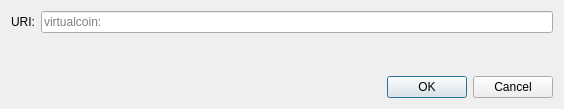
<?xml version="1.0" encoding="UTF-8"?>
<ui version="4.0">
 <class>OpenURIDialog</class>
 <widget class="QDialog" name="OpenURIDialog">
  <property name="geometry">
   <rect>
    <x>0</x>
    <y>0</y>
    <width>564</width>
    <height>109</height>
   </rect>
  </property>
  <property name="windowTitle">
   <string>Open virtualcoin URI</string>
  </property>
  <layout class="QVBoxLayout" name="verticalLayout">
   <item>
    <layout class="QHBoxLayout" name="horizontalLayout">
     <item>
      <widget class="QLabel" name="label">
       <property name="text">
        <string>URI:</string>
       </property>
      </widget>
     </item>
     <item>
      <widget class="QValidatedLineEdit" name="uriEdit">
       <property name="placeholderText">
        <string notr="true">virtualcoin:</string>
       </property>
      </widget>
     </item>
    </layout>
   </item>
   <item>
    <spacer name="verticalSpacer">
     <property name="orientation">
      <enum>Qt::Vertical</enum>
     </property>
     <property name="sizeHint" stdset="0">
      <size>
       <width>20</width>
       <height>40</height>
      </size>
     </property>
    </spacer>
   </item>
   <item>
    <widget class="QDialogButtonBox" name="buttonBox">
     <property name="orientation">
      <enum>Qt::Horizontal</enum>
     </property>
     <property name="standardButtons">
      <set>QDialogButtonBox::Cancel|QDialogButtonBox::Ok</set>
     </property>
    </widget>
   </item>
  </layout>
 </widget>
 <customwidgets>
  <customwidget>
   <class>QValidatedLineEdit</class>
   <extends>QLineEdit</extends>
   <header>qt/qvalidatedlineedit.h</header>
  </customwidget>
 </customwidgets>
 <resources/>
 <connections>
  <connection>
   <sender>buttonBox</sender>
   <signal>accepted()</signal>
   <receiver>OpenURIDialog</receiver>
   <slot>accept()</slot>
   <hints>
    <hint type="sourcelabel">
     <x>248</x>
     <y>254</y>
    </hint>
    <hint type="destinationlabel">
     <x>157</x>
     <y>274</y>
    </hint>
   </hints>
  </connection>
  <connection>
   <sender>buttonBox</sender>
   <signal>rejected()</signal>
   <receiver>OpenURIDialog</receiver>
   <slot>reject()</slot>
   <hints>
    <hint type="sourcelabel">
     <x>316</x>
     <y>260</y>
    </hint>
    <hint type="destinationlabel">
     <x>286</x>
     <y>274</y>
    </hint>
   </hints>
  </connection>
 </connections>
</ui>
